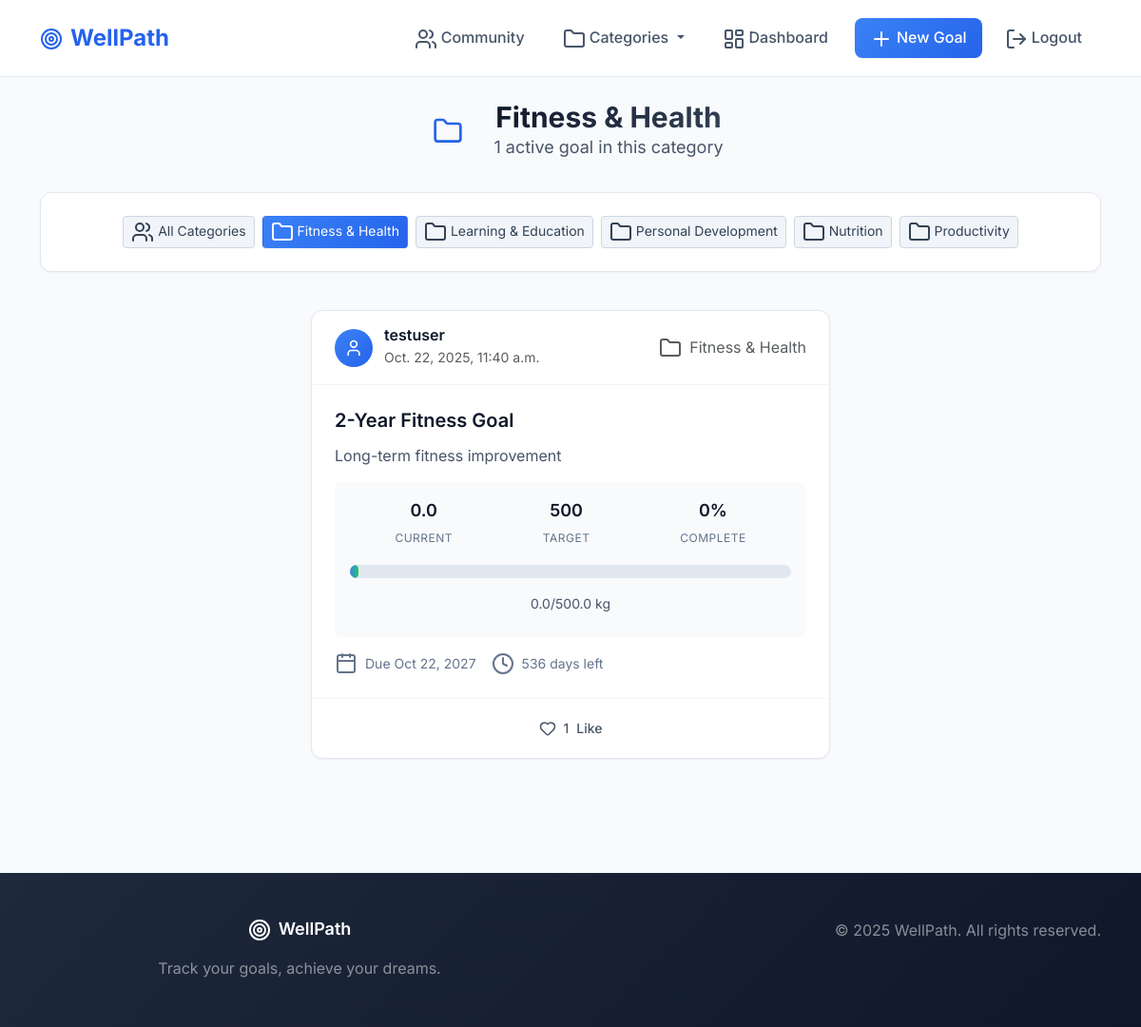
Page /taxonomy/category/fitness-health/ (signed in) on the committed database.
### taxonomy/models.py (models this page shows, shortened)
class Category(models.Model):
    order = models.PositiveIntegerField(default=0)
    cat = models.CharField(max_length=64, unique=True)
    slug = models.SlugField(max_length=70, unique=True, blank=True)
    units = models.ManyToManyField("Unit", blank=True, related_name="categories")
    class Meta:
        ordering = ["order"]
        verbose_name_plural = "Categories"
        app_label = "taxonomy"

class Unit(models.Model):
    order = models.PositiveIntegerField(default=0)
    name = models.CharField(max_length=20)  # km, kg, ml, days
    class Meta:
        ordering = ['order']
        verbose_name_plural = "Units"
        app_label = "taxonomy"

### goals/models.py (models this page shows, shortened)
class Goal(models.Model):
    user = models.ForeignKey(User, on_delete=models.CASCADE)
    title = models.CharField(max_length=100)
    description = models.TextField(blank=True)
    category = models.ForeignKey(
        "taxonomy.Category",
        on_delete=models.CASCADE,
        blank=True,
        null=True,
        related_name="goals"
    )
    unit = models.ForeignKey(
        "taxonomy.Unit",
        on_delete=models.CASCADE,
        null=True,
        blank=True,
        related_name="goals"
    )
    target_value = models.FloatField()
    deadline = models.DateField(null=True, blank=True)
    is_public = models.BooleanField(default=True, db_index=True)
    created_at = models.DateTimeField(auto_now_add=True, db_index=True)
    finished_at = models.DateTimeField(null=True, blank=True, db_index=True)
    def days_remaining(self):
        if self.deadline:
            delta = self.deadline - now().date()
            return delta.days
        return None
    def get_current_value(self):
        return sum(p.value for p in self.progresses.all())
    @property
    def likes_count(self):
        return self.likes.count()
    @property
    def status(self):
        from .services import goal_get_status
        return goal_get_status(self)
    def progress_percentage(self):
        from .services import goal_progress_percentage
        return goal_progress_percentage(self)

class User(AbstractUser):
    pass

### taxonomy/views.py (the view)
# urls.py: path('category/<slug:category_slug>/', views.category, name='category'),
@login_required
def category(request, category_slug):
    category = get_object_or_404(Category, slug=category_slug)
    goals = Goal.objects.filter(
        user=request.user,
        category=category  # Add this filter!
    ).select_related(
        "category", "unit"
    ).prefetch_related(
        "progresses"
    )
    active_goals = [g for g in goals if g.status == 'active']
    return render(request, "taxonomy/category.html", {
        "goals": active_goals,
        "category": category,
        "categories": Category.objects.all(),
    })

### WellPath/context_processors.py (called while the page is built)
def feature_flags(request) -> Dict[str, bool]:
    return {
        "FEATURE_FLAGS": settings.FEATURE_FLAGS,
    }

### goals/services.py (called while the page is built)
def goal_is_completed(goal: Goal) -> bool:
    return goal.get_current_value() >= goal.target_value

def goal_is_overdue(goal: Goal) -> bool:
    if goal.deadline is None:
        return False
    return goal.deadline < now().date() and not goal_is_completed(goal)

def goal_get_status(goal: Goal) -> str:
    if hasattr(goal, 'current_value') and goal.current_value is not None:
        if goal.current_value >= goal.target_value:
            return "completed"
        elif goal.deadline and goal.deadline < now().date():
            return "overdue"
        return "active"
    if goal_is_completed(goal):
        return "completed"
    elif goal_is_overdue(goal):
        return "overdue"
    return "active"

def goal_progress_percentage(goal: Goal) -> float:
    if hasattr(goal, 'current_value') and goal.current_value is not None:
        total = goal.current_value or 0
    else:
        total = goal.get_current_value()
    if goal.target_value == 0:
        return 0
    return min(100, (total / goal.target_value) * 100)

### goals/views.py (called while the page is built)
def categories_context(request):
    return {'categories': Category.objects.all()}

### taxonomy/templates/taxonomy/category.html (shortened to what this page needs)
{% extends 'goals/base.html' %}
{% load static %}
{% block content %}
<div class="container">
    <div class="page-header">
        <div class="d-flex align-items-center justify-content-center mb-3">
            <div class="bg-primary-100 rounded-circle p-3 me-3">
                <i data-lucide="folder" style="width: 32px; height: 32px; color: var(--primary-600);"></i>
            </div>
            <div>
                <h1 class="page-title mb-0">{{ category.cat }}</h1>
                <p class="page-subtitle mb-0">{{ goals|length }} active goal{{ goals|length|pluralize }} in this category</p>
            </div>
        </div>
    </div>
    <div class="modern-card mb-4">
        <div class="modern-card-body">
            <div class="d-flex flex-wrap gap-2 justify-content-center">
                <a href="{% url 'feed' %}" class="btn btn-secondary-modern btn-sm">
                    <i data-lucide="users" class="me-1"></i>All Categories
                </a>
                {% for cat in categories %}
                <a href="{% url 'category' cat.slug %}"
                   class="btn {% if cat.id == category.id %}btn-primary-modern{% else %}btn-secondary-modern{% endif %} btn-sm">
                    <i data-lucide="folder" class="me-1"></i>{{ cat.cat }}
                </a>
                {% endfor %}
            </div>
        </div>
    </div>
    {% if goals %}
    <div class="social-feed">
        <div class="row justify-content-center">
            <div class="col-lg-8 col-xl-6">
                {% include 'goals/_feed_card.html' with goals=goals %}
            </div>
        </div>
    </div>
    {% endif %}
</div>
{% endblock %}

### goals/templates/goals/_feed_card.html (shortened to what this page needs)
{% for goal in goals %}
<div class="social-post" data-goal-id="{{ goal.id }}">
    <div class="social-post-header">
        <div class="d-flex align-items-center">
            <div class="user-avatar">
                <i data-lucide="user" style="width: 20px; height: 20px;"></i>
            </div>
            <div class="user-info">
                <h6 class="username mb-0">{{ goal.user.username }}</h6>
                <small class="text-muted">{{ goal.created_at }}</small>
            </div>
        </div>
        {% if goal.category %}
        <a {% if user.is_authenticated %} href="{% url 'category' goal.category.slug %}" {% else %} href="{% url 'login' %}?next={% url 'category' goal.category.slug %}" {% endif %} class="text-muted text-decoration-none">
        <div class="post-status">
            <div class="meta-item">
                <i data-lucide="folder" class="me-1"></i>
                <span>{{ goal.category.cat }}</span>
            </div>
        </div>
        </a>
        {% endif %}
    </div>
    <div class="social-post-content">
        <h4 class="post-title">
            <a href="{% if user.is_authenticated %}{% url 'goal_detail' goal.id %}{% else %}{% url 'login' %}?next={% url 'goal_detail' goal.id %}{% endif %}"
               class="text-decoration-none">
                {{ goal.title }}
            </a>
        </h4>
        <p class="post-description">{{ goal.description }}</p>
        <div class="progress-section">
            <div class="progress-stats">
                <div class="stat-item">
                    <span class="stat-value">{{ goal.get_current_value|floatformat:1 }}</span>
                    <span class="stat-label">Current</span>
                </div>
                <div class="stat-item">
                    <span class="stat-value">{{ goal.target_value|floatformat:0 }}</span>
                    <span class="stat-label">Target</span>
                </div>
                <div class="stat-item">
                    <span class="stat-value">{{ goal.progress_percentage|floatformat:0 }}%</span>
                    <span class="stat-label">Complete</span>
                </div>
            </div>
            <div class="progress-bar-container">
                <div class="modern-progress">
                    <div class="modern-progress-bar"
                         style="width: {% if goal.progress_percentage > 0 %}{{ goal.progress_percentage|floatformat:0 }}{% else %}2{% endif %}%;"></div>
                </div>
                <div class="progress-text">
                    <span>{{ goal.get_current_value|floatformat:1 }}/{{ goal.target_value }} {{ goal.unit.name }}</span>
                </div>
            </div>
        </div>
        <div class="goal-meta-info">
            {% if goal.deadline %}
            <div class="meta-item">
                <i data-lucide="calendar" class="me-1"></i>
                <span>Due {{ goal.deadline|date:"M d, Y" }}</span>
            </div>
            {% endif %}
            {% if goal.days_remaining %}
            <div class="meta-item">
                <i data-lucide="clock" class="me-1"></i>
                <span>{{ goal.days_remaining }} days left</span>
            </div>
            {% endif %}
        </div>
    </div>
    <div class="social-post-actions">
        {% if user.is_authenticated %}
            <button class="action-btn like-btn {% if goal.is_liked %}liked{% endif %}"
                    data-goal-id="{{ goal.id }}"
                    data-like-url="{% url 'like_goal' goal.id %}">
                <i data-lucide="heart" class="action-icon"></i>
                <span class="like-count">{{ goal.likes_count }}</span>
                <span class="action-text">Like</span>
            </button>
        {% else %}
            <a href="{% url 'login' %}?next={{ request.path }}" class="action-btn text-decoration-none ">
                <i data-lucide="heart" class="action-icon"></i>
                <span class="like-count">{{ goal.likes_count }}</span>
                <span class="action-text">Like</span>
            </a>
        {% endif %}
    </div>
</div>
{% endfor %}

### rows in the picture
Category: cat "Fitness & Health"
Category: cat "Learning & Education"
Category: cat "Personal Development"
Category: cat "Nutrition"
Category: cat "Productivity"
Goal: user.username "testuser", created_at "Oct. 22, 2025, 11:40 a.m.", category.cat "Fitness & Health", title "2-Year Fitness Goal", description "Long-term fitness improvement", get_current_value "0.0", target_value "500", progress_percentage "0", target_value "500.0", unit.name "kg", deadline "Oct 22, 2027", days_remaining "536", likes_count "1"

### other values in the picture
{{ goals|length }} "1"
